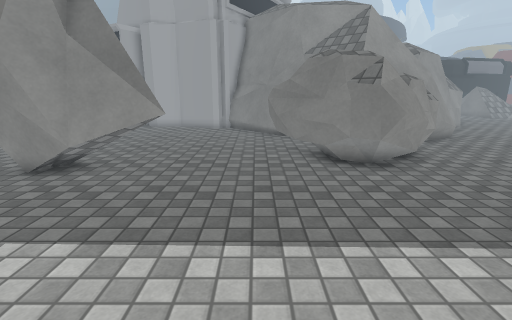
[1] (above)

23 first-person views from a walk through a scene from a Unity 3-D project. The camera is 1.4 m above the floor, tilts 14° down and sees 85° across. The floor is counted in squares, 0.5 m on a side. Each view is taken from the middle of a square. On the plan, view 1 faces up. The plan holds only what a view shows up to about 19 squares ahead; the rest is blank. The place goes on beyond the plan. The player character is not drawn. Some surface patterns are stand-ins.

[2]
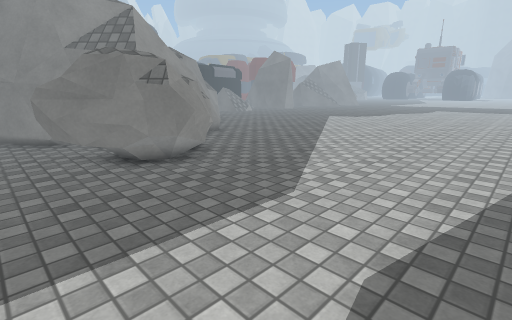

[3]
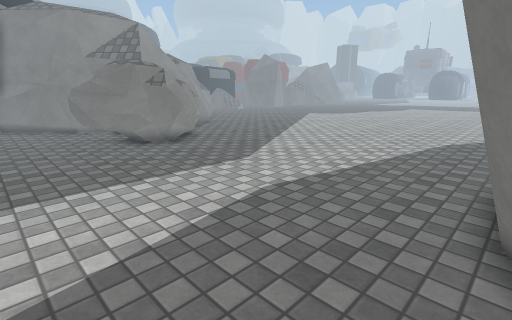

[4]
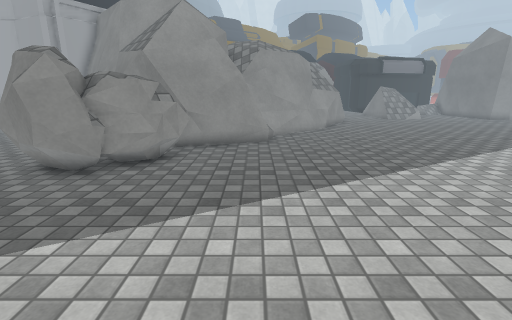

[5]
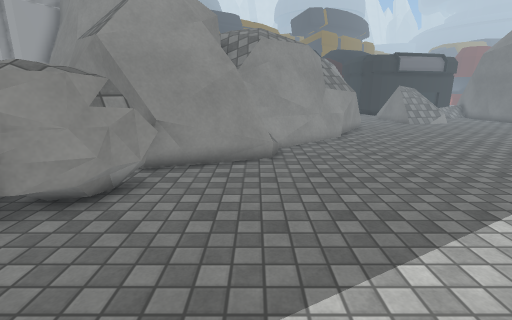

[6]
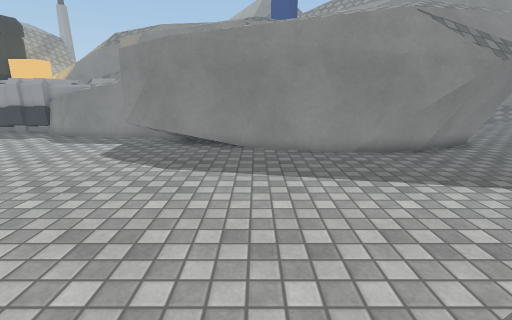

[7]
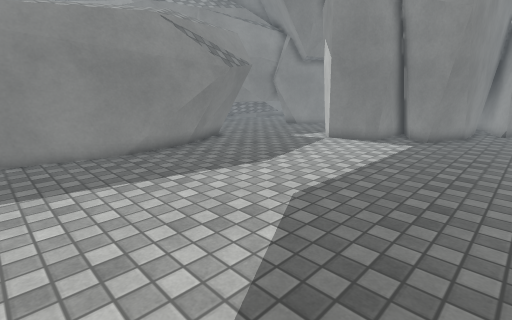

[8]
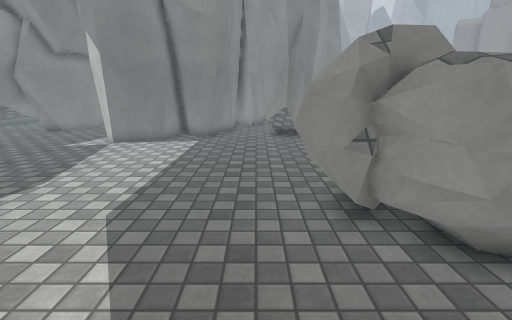

[9]
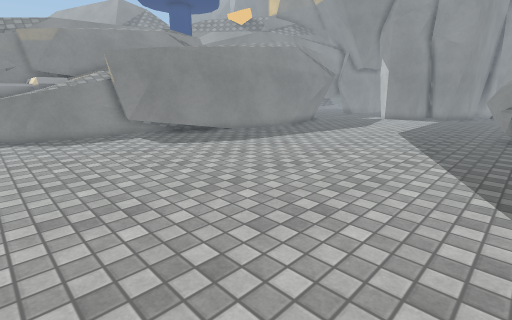

[10]
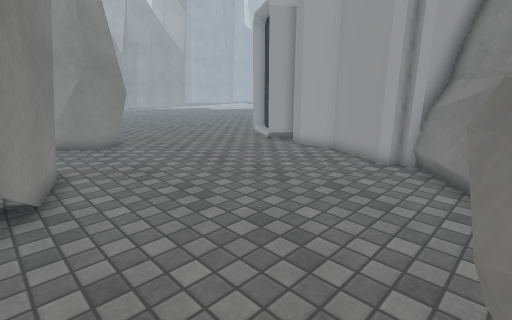

[11]
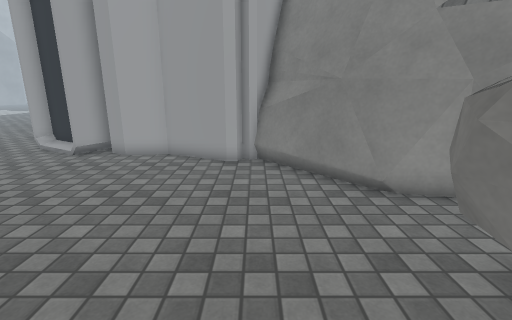

[12]
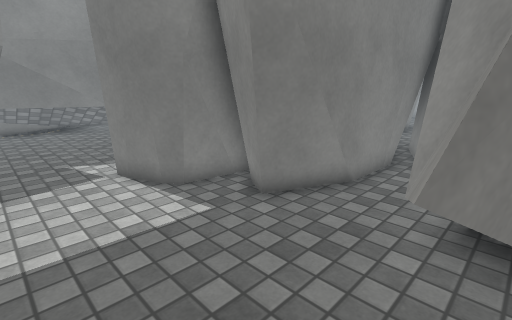

[13]
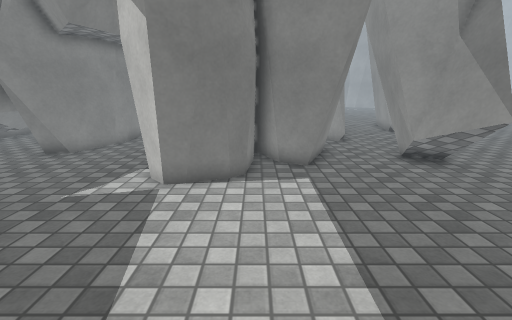

[14]
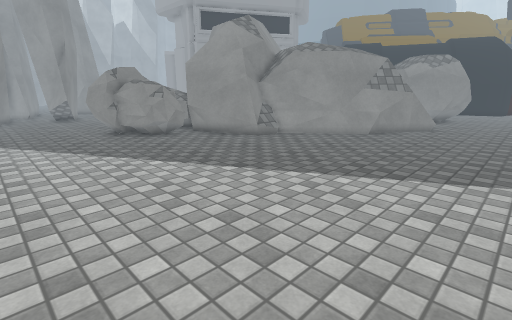

[15]
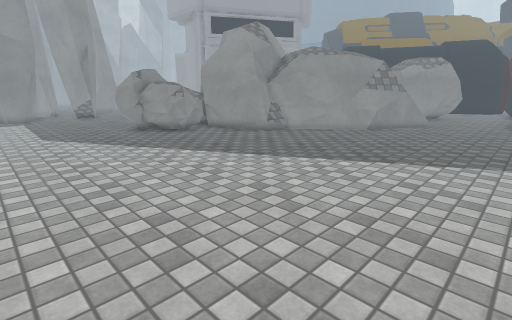

[16]
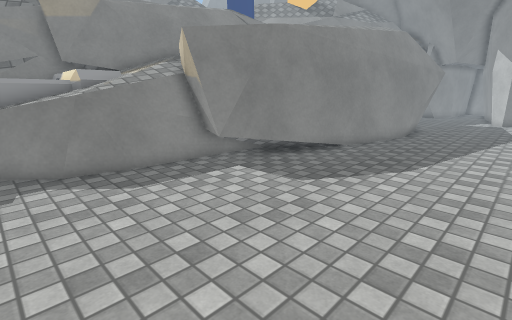

[17]
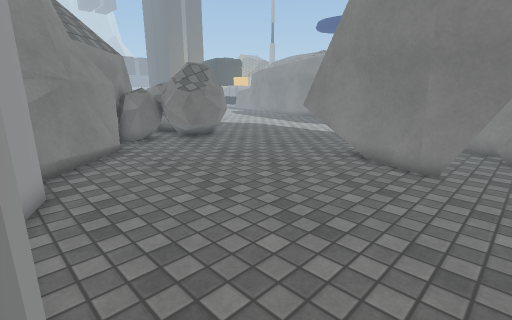

[18]
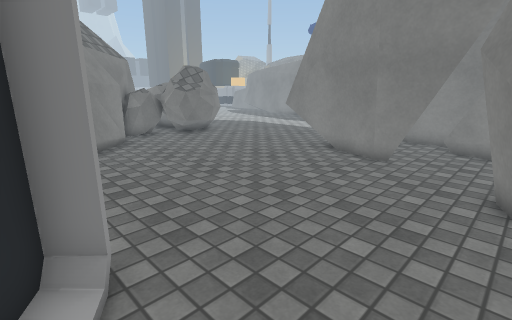

[19]
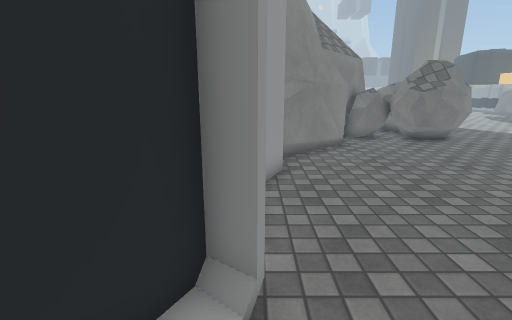

[20]
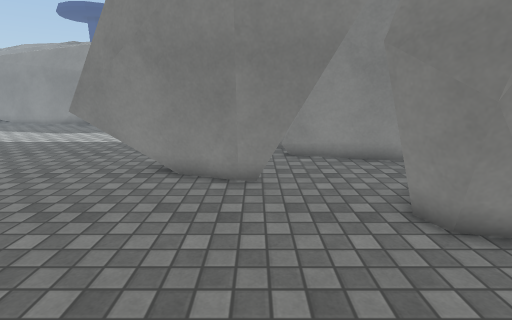

[21]
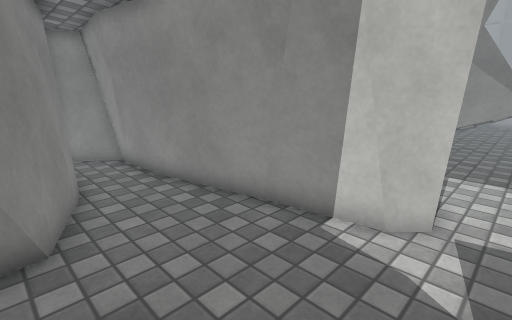

[22]
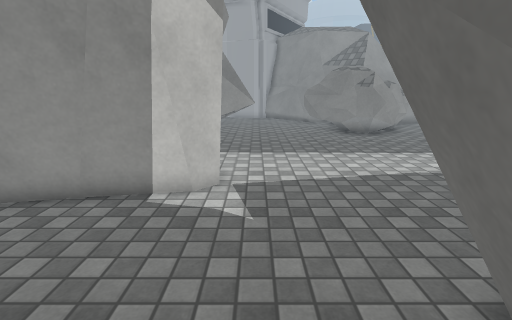

[23]
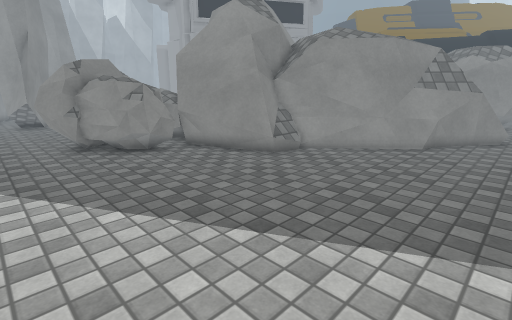

### Floor plan
Key: @ floor where view 1 was taken; # wall or solid block; . floor; / step, stairs or slope; = window, fence, low wall or low ledge; ^ raised ledge; T thing the floor can be seen under or through; O other object.
Columns run from 14 left of view 1 to 25 right of it. Each row starts with its distance up from view 1.
 25                                ##......
 24 .###                          ##........
 23 ...####                      ###........
 22  ...#.########              ##=.........
 21 ..........#####        #  ###=..........
 20 .............###       #^###=...........
 19 ..............###      #===.............
 18 ...............###     ##=/.............
 17 ................####   ##=/.............
 16 #................OO## ###==.............
 15 ##..............OOOO####=...............
 14 ##.............OOOOOOO#.................
 13 ##.............OOOOOOOO.................
 12 ...###.........OOOOOOOO.................
 11 .... #TTT.......OOOOOO..................
 10 .... #  TTTT.....OOOO...................
  9 #...###TTTTT......OO....................
  8 ##==....................................
  7 ###.....................................
  6 ##########..............................
  5        ###..............................
  4        ##...............................
  3      #####..............................
  2          ##.............................
  1          ##.............................
  0          ##...@.........................
 -1     ######..............................
 -2 #######.................................
 -3  #.............####=....................
 -4  ##..........###########=...............
 -5   ####......####      ######............
 -6     ####....###            #####........
 -7     ####....#                 ####......
 -8     #######.#                 ####===...
 -9     #########                   ####^^=.
-10        ######                      #^^^#
-11         #####                       #^^^

Positions as (right, up) in squares from view 1, and headings:
1: (0, 0), facing up
2: (-1, 0), facing up-right
3: (-3, -4), facing up-right
4: (11, 1), facing up
5: (11, 5), facing up
6: (11, 9), facing down
7: (11, 9), facing down-left
8: (11, 8), facing left
9: (25, 11), facing down-left
10: (1, 10), facing up-left
11: (-2, 10), facing up
12: (-1, 10), facing down-left
13: (4, 3), facing left
14: (24, 4), facing up-left
15: (25, 2), facing up-left
16: (25, 2), facing down-left
17: (-12, 22), facing down-right
18: (-14, 23), facing down-right
19: (-13, 22), facing right
20: (-10, 20), facing down
21: (-3, -6), facing up-left
22: (-3, -8), facing up
23: (20, 7), facing up-left
